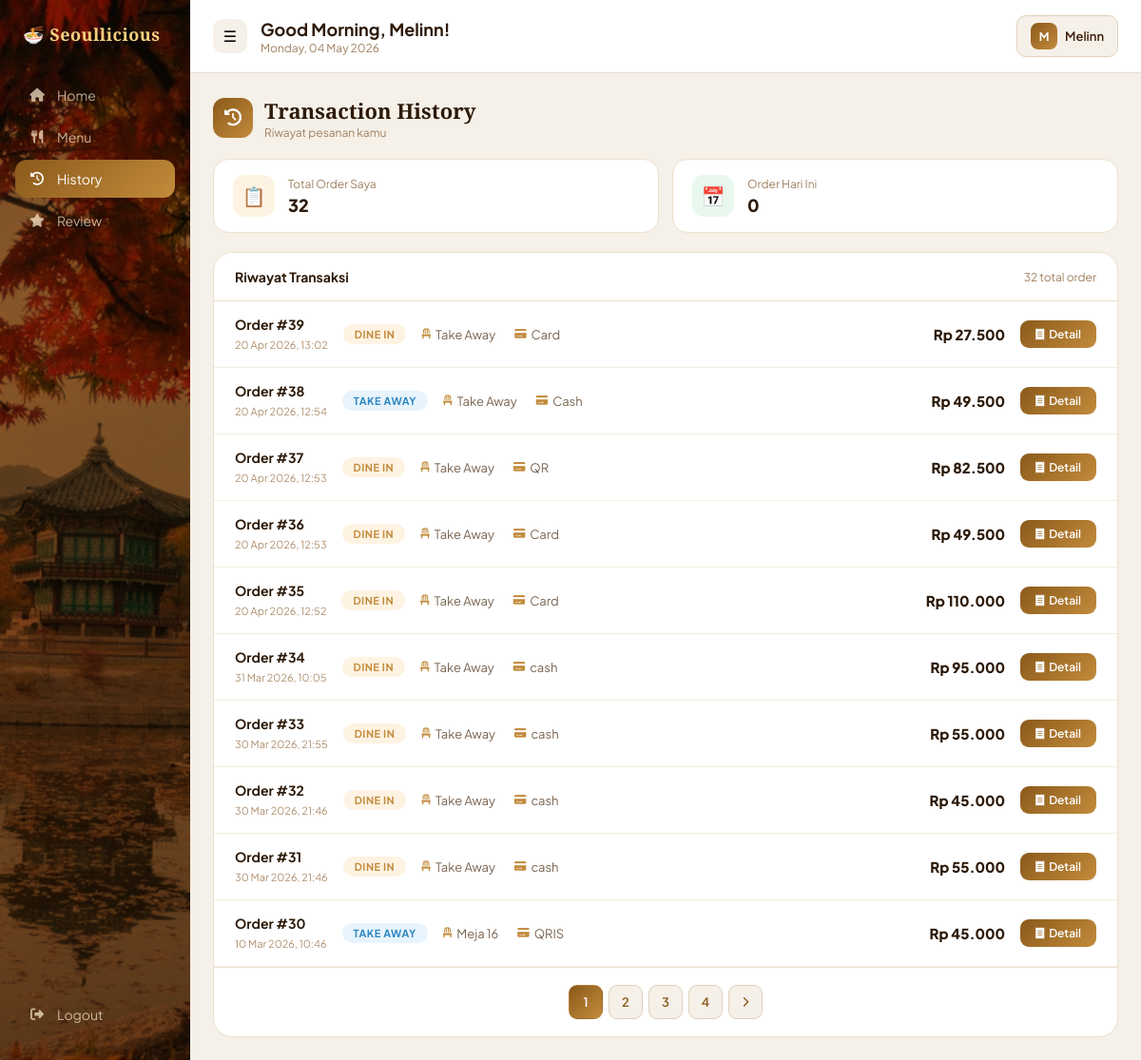
The page /user/history.php (signed in) on the database its author committed.
### tables this page shows
CREATE TABLE `orders` (
  `id_order` int(11) NOT NULL,
  `id_user` int(11) DEFAULT NULL,
  `total_items` int(11) DEFAULT NULL,
  `total_price` int(11) DEFAULT NULL,
  `order_status` enum('NEW','PROCESS','DONE') DEFAULT 'NEW',
  `table_number` int(11) DEFAULT NULL,
  `created_at` timestamp NOT NULL DEFAULT current_timestamp(),
  `tanggal` datetime DEFAULT NULL,
  `total` int(11) DEFAULT NULL,
  `meja` int(11) DEFAULT NULL,
  `order_type` varchar(20) DEFAULT NULL,
  `metode_bayar` varchar(20) DEFAULT NULL,
  `jam_mulai` time DEFAULT NULL,
  `jam_selesai` time DEFAULT NULL
);

### user/history.php (the view, shortened to what this page needs)
<?php
include "../config/koneksi.php";
$username = $_SESSION['username'] ?? '';
$id_user  = $_SESSION['id_user'] ?? 0;
$jam = date('H');
if($jam >= 5 && $jam < 12) $greeting = "Good Morning";
elseif($jam >= 12 && $jam < 17) $greeting = "Good Afternoon";
elseif($jam >= 17 && $jam < 21) $greeting = "Good Evening";
else $greeting = "Good Night";
$limit  = 10;
$page   = isset($_GET['page']) ? max(1,(int)$_GET['page']) : 1;
$offset = ($page - 1) * $limit;
$count_q   = mysqli_query($koneksi,"SELECT COUNT(*) as total FROM orders WHERE id_user='$id_user'");
$total_row = mysqli_fetch_assoc($count_q)['total'] ?? 0;
$total_pages = ceil($total_row / $limit);
$data = mysqli_query($koneksi,"
    SELECT * FROM orders
    WHERE id_user='$id_user'
    ORDER BY id_order DESC
    LIMIT $limit OFFSET $offset
");
?>
<!DOCTYPE html>
<html lang="id">
<head>
<link rel="stylesheet" href="https://cdnjs.cloudflare.com/ajax/libs/font-awesome/6.5.0/css/all.min.css">
</head>
<body>
<div class="sidebar" id="sidebar">
  <div class="sidebar-logo">🍜 Seoullicious</div>
  <a href="home.php" class="nav-item"><i class="fas fa-house"></i> Home</a>
  <a href="pos.php"     class="nav-item"><i class="fas fa-utensils"></i> Menu</a>
  <a href="history.php" class="nav-item active"><i class="fas fa-clock-rotate-left"></i> History</a>
  <a href="review_buka.php" class="nav-item"><i class="fas fa-star"></i> Review</a>
  <div class="sidebar-bottom">
    <a href="../auth/logout.php" class="nav-item"><i class="fas fa-right-from-bracket"></i> Logout</a>
  </div>
</div>
<div class="main">
  <div class="topbar">
    <div class="topbar-left">
      <button class="toggle-btn" id="toggleSidebar">☰</button>
      <div class="greeting">
        <h2><?= $greeting ?>, <?= ucfirst($username) ?>!</h2>
        <p><?= date('l, d F Y') ?></p>
      </div>
    </div>
    <div class="user-badge">
      <div class="user-avatar"><?= strtoupper(substr($username,0,1)) ?></div>
      <span><?= ucfirst($username) ?></span>
    </div>
  </div>
  <div class="content">
    <div class="page-title">
      <div class="page-title-icon"><i class="fas fa-clock-rotate-left"></i></div>
      <div>
        <h3>Transaction History</h3>
        <p>Riwayat pesanan kamu</p>
      </div>
    </div>
    <?php
    $stat_total = mysqli_fetch_assoc(mysqli_query($koneksi,"SELECT COUNT(*) as c FROM orders WHERE id_user='$id_user'"));
    $stat_today = mysqli_fetch_assoc(mysqli_query($koneksi,"SELECT COUNT(*) as c FROM orders WHERE id_user='$id_user' AND DATE(tanggal)=CURDATE()"));
    ?>
    <div class="stats-row">
      <div class="stat-card">
        <div class="stat-icon" style="background:#fef3e2;">📋</div>
        <div>
          <div class="stat-label">Total Order Saya</div>
          <div class="stat-value"><?= number_format($stat_total['c']) ?></div>
        </div>
      </div>
      <div class="stat-card">
        <div class="stat-icon" style="background:#e8f8ee;">📅</div>
        <div>
          <div class="stat-label">Order Hari Ini</div>
          <div class="stat-value"><?= number_format($stat_today['c']) ?></div>
        </div>
      </div>
    </div>
    <div class="history-wrap">
      <div class="history-header">
        <span>Riwayat Transaksi</span>
        <small><?= $total_row ?> total order</small>
      </div>
      <?php if($total_row > 0): ?>
        <?php while($row = mysqli_fetch_assoc($data)): ?>
        <div class="history-row">
          <div class="order-num">
            <b>Order #<?= $row['id_order'] ?></b>
            <small><?= date('d M Y, H:i', strtotime($row['tanggal'])) ?></small>
          </div>
          <?php
            $type = strtolower($row['order_type']);
            $badgeClass = ($type === 'dinein' || $type === 'dine-in') ? 'badge-dinein' : 'badge-takeaway';
            $badgeLabel = ($type === 'dinein' || $type === 'dine-in') ? 'Dine In' : 'Take Away';
          ?>
          <span class="badge <?= $badgeClass ?>"><?= $badgeLabel ?></span>
          <div class="order-meta">
            <div class="meta-item">
              <i class="fas fa-chair"></i>
              <?= $row['meja'] ? "Meja ".$row['meja'] : "Take Away" ?>
            </div>
            <div class="meta-item">
              <i class="fas fa-credit-card"></i>
              <?= htmlspecialchars($row['metode_bayar']) ?>
            </div>
          </div>
          <div class="order-price">
            Rp <?= number_format($row['total'],0,',','.') ?>
          </div>
          <a href="receipt.php?id=<?= $row['id_order'] ?>" class="detail-btn">
            <i class="fas fa-receipt"></i> Detail
          </a>
        </div>
        <?php endwhile; ?>
        <?php if($total_pages > 1): ?>
        <div class="pagination">
          <?php for($i=1;$i<=$total_pages;$i++): ?>
            <a href="?page=<?= $i ?>" class="page-btn <?= $i==$page?'active':'' ?>"><?= $i ?></a>
          <?php endfor; ?>
          <?php if($page < $total_pages): ?>
            <a href="?page=<?= $page+1 ?>" class="page-btn"><i class="fas fa-chevron-right" style="font-size:11px;"></i></a>
          <?php endif; ?>
        </div>
        <?php endif; ?>
      <?php endif; ?>
    </div>
  </div>
</div>
</body>
</html>

### rows shown on the page
orders: id_order "39", tanggal "20 Apr 2026, 13:02", order_type "DINE IN", shows "Take Away", metode_bayar "Card", total "27.500"
orders: id_order "38", tanggal "20 Apr 2026, 12:54", order_type "TAKE AWAY", shows "Take Away", metode_bayar "Cash", total "49.500"
orders: id_order "37", tanggal "20 Apr 2026, 12:53", order_type "DINE IN", shows "Take Away", metode_bayar "QR", total "82.500"
orders: id_order "36", tanggal "20 Apr 2026, 12:53", order_type "DINE IN", shows "Take Away", metode_bayar "Card", total "49.500"
orders: id_order "35", tanggal "20 Apr 2026, 12:52", order_type "DINE IN", shows "Take Away", metode_bayar "Card", total "110.000"
orders: id_order "34", tanggal "31 Mar 2026, 10:05", order_type "DINE IN", shows "Take Away", metode_bayar "cash", total "95.000"
orders: id_order "33", tanggal "30 Mar 2026, 21:55", order_type "DINE IN", shows "Take Away", metode_bayar "cash", total "55.000"
orders: id_order "32", tanggal "30 Mar 2026, 21:46", order_type "DINE IN", shows "Take Away", metode_bayar "cash", total "45.000"
orders: id_order "31", tanggal "30 Mar 2026, 21:46", order_type "DINE IN", shows "Take Away", metode_bayar "cash", total "55.000"
orders: id_order "30", tanggal "10 Mar 2026, 10:46", order_type "TAKE AWAY", meja "16", metode_bayar "QRIS", total "45.000"

### other values the page prints
$greeting "Good Morning"
$username "Melinn"
substr($username,0,1) "M"
$stat_total['c'] "32"
$stat_today['c'] "0"
$total_row "32"
